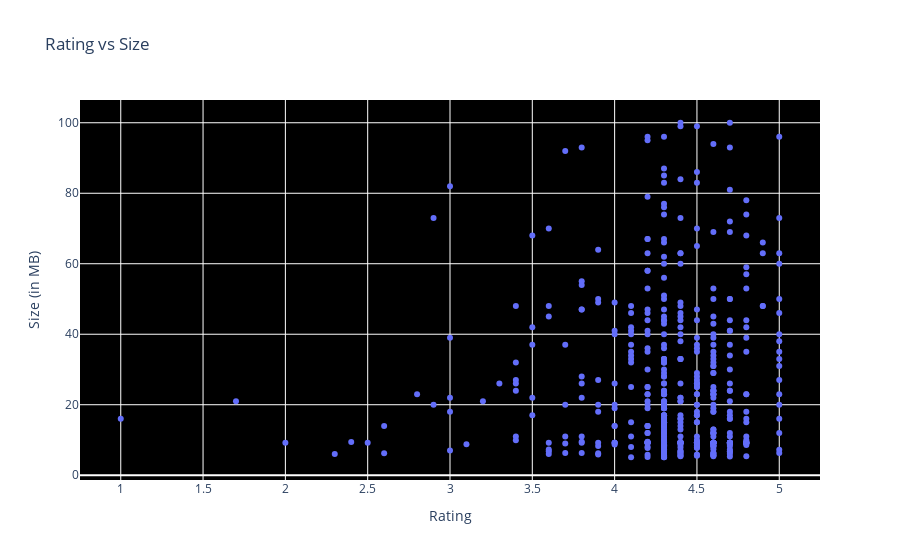

Notebook code cell kept with this figure:
### Markdown cell above
### Sizes of paid apps

### Code cell
temp_df = df[df.Type == 'Paid']
temp_df = temp_df[temp_df.App_Size > 5]
#type_groups = df.groupby('Type')

data = [{
    #'x': type_groups.get_group(t)['Rating'], 
    'x' : temp_df['Rating'],
    'type':'scatter',
    'y' : temp_df['App_Size'],
    #'name' : t,
    'mode' : 'markers',
    #'showlegend': True,
    'text' : df['App_Size'],
    } for t in set(temp_df.Type)]


layout = {'title':"Rating vs Size", 
          'xaxis': {'title' : 'Rating'},
          'yaxis' : {'title' : 'Size (in MB)'},
         'plot_bgcolor': 'rgb(0,0,0)'}

plotly.offline.iplot({'data': data, 'layout': layout})

### Figure 1 — Plotly figure (JSON) as saved in the notebook; plotly's stock layout.template omitted (floating-point values rounded to 4 significant figures; data arrays with more than 128 entries replaced by an {"elided": "..."} marker saying what was removed)
{"data": [{"mode": "markers", "text": {"elided": "9659 float values"}, "type": "scatter", "x": {"elided": "505 float values"}, "y": {"elided": "505 float values"}}], "layout": {"plot_bgcolor": "rgb(0,0,0)", "title": {"text": "Rating vs Size"}, "xaxis": {"title": {"text": "Rating"}}, "yaxis": {"title": {"text": "Size (in MB)"}}}}
